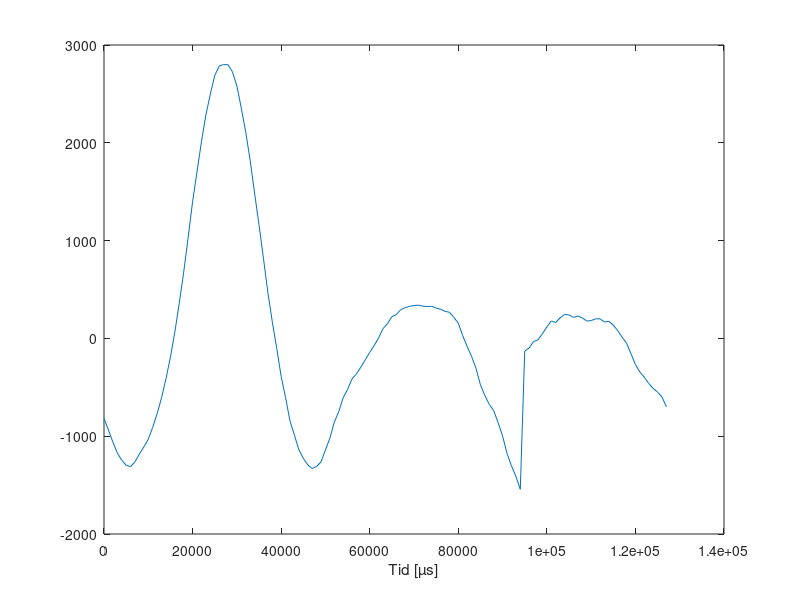
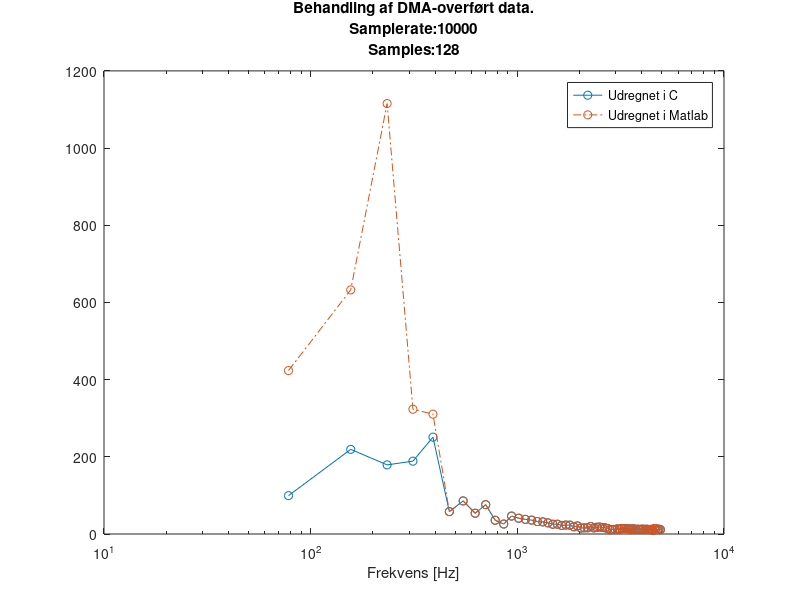

These figures' MATLAB source, in order:
clear;
fs = 10000
InputArray = load('log0714input.txt');
N = numel(InputArray)


calculatedCoeffs = load('log0714coeffs.txt');

magnitudeCoeffs = calculatedCoeffs(:,3);
N_vek = (0:N - 1);
t_vek = N_vek ./ fs;

sampleResolution = fs/N;
bins = [0:N - 1]; % Antal fft_bins
freq = bins * sampleResolution; % Frekvensakse

mean(InputArray)
InputArray = InputArray - mean(InputArray);


figure(1);clf;
plot(t_vek*10e6, InputArray')
xlabel('Tid [µs]');




fftResult = fft(InputArray, N);
aCoeffMatResult = 2*abs(fftResult)/N;

figure(4);clf;

semilogx(freq(1:0.5 * end), abs(magnitudeCoeffs)/N, 'marker', 'o','DisplayName','Udregnet i C');
hold on
semilogx(freq(1:0.5 * end), aCoeffMatResult(1:0.5 * end),'-.','marker','o', 'DisplayName', 'Udregnet i Matlab');
hold off 
legend('location','best');
xlabel('Frekvens [Hz]')
title([{'Behandling af DMA-overført data.'},...
{['Samplerate:', num2str(fs)]},...
{['Samples:', num2str(N)]}])

